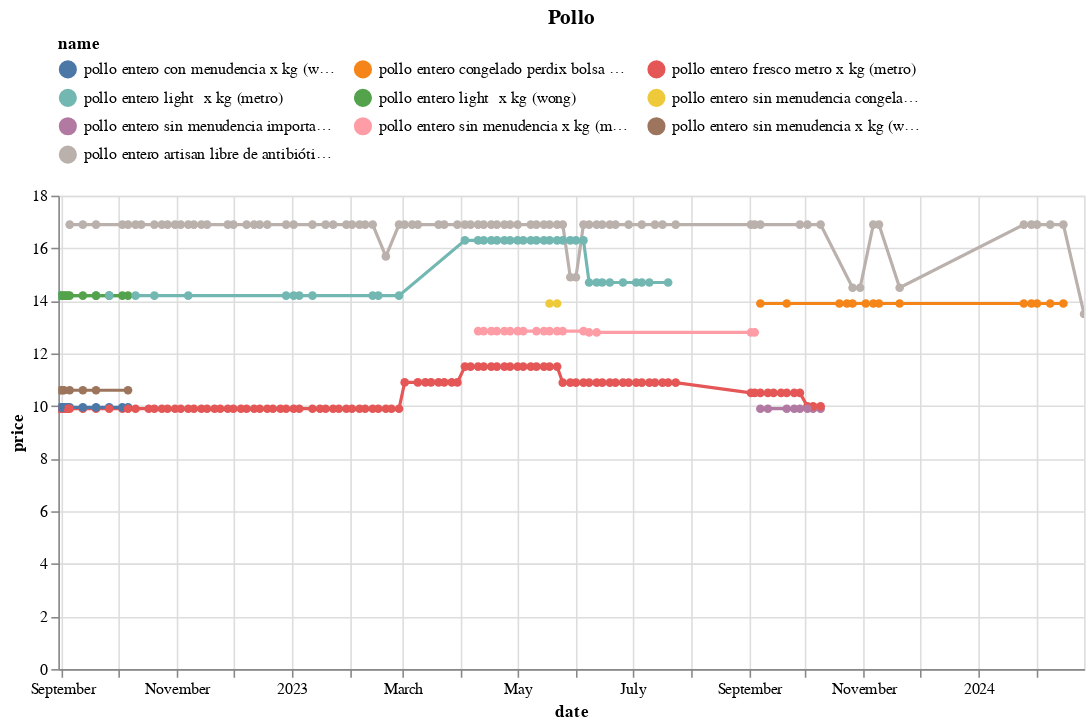

The cell this chart's notebook holds for it:
### Code cell
(df
 .loc[df.name.isin(names)]
 .pipe(alt.Chart)
 .mark_line(point=True)
 .encode(x='date', y='price', color='name', tooltip=['name','price'])
 .properties(width=650, title='Pollo')
 .interactive()
 .configure_legend(orient='top', columns=3)
)

### Figure 1 — Vega-Lite specification as saved in the notebook (floating-point values rounded to 4 significant figures; data arrays with more than 128 entries replaced by an {"elided": "..."} marker saying what was removed)
{"config": {"view": {"continuousWidth": 300, "continuousHeight": 300}, "legend": {"columns": 3, "orient": "top"}}, "data": {"name": "data-c75ea2a126708c47bc58928626da3f28"}, "mark": {"type": "line", "point": true}, "encoding": {"color": {"field": "name", "type": "nominal"}, "tooltip": [{"field": "name", "type": "nominal"}, {"field": "price", "type": "quantitative"}], "x": {"field": "date", "type": "temporal"}, "y": {"field": "price", "type": "quantitative"}}, "params": [{"name": "param_13", "select": {"type": "interval", "encodings": ["x", "y"]}, "bind": "scales"}], "title": "Pollo", "width": 650, "$schema": "https://vega.github.io/schema/vega-lite/v5.16.3.json", "datasets": {"data-c75ea2a126708c47bc58928626da3f28": {"elided": "301 records"}}}
